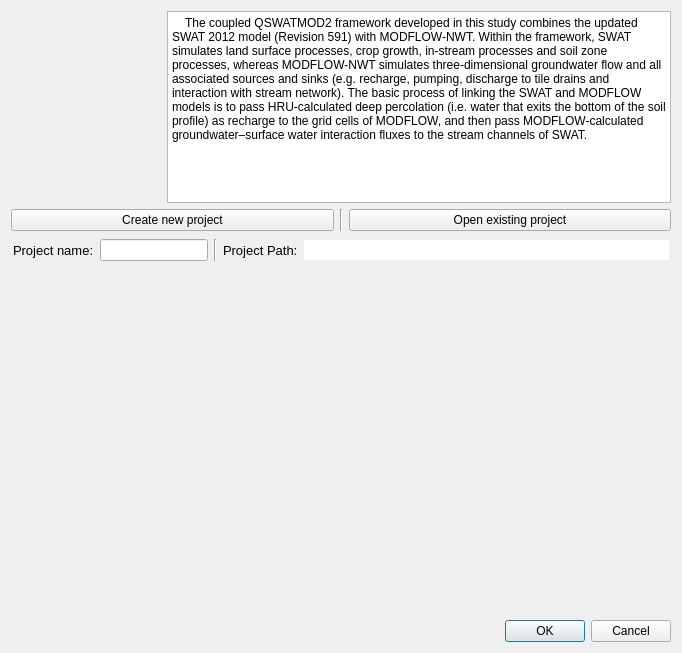
     <widget class="QWidget" name="General">
      <attribute name="title">
       <string>About</string>
      </attribute>
      <layout class="QVBoxLayout" name="verticalLayout_10">
       <item>
        <layout class="QHBoxLayout" name="horizontalLayout_6">
         <item>
          <widget class="QLabel" name="label_logo">
           <property name="maximumSize">
            <size>
             <width>150</width>
             <height>150</height>
            </size>
           </property>
           <property name="text">
            <string/>
           </property>
           <property name="pixmap">
            <pixmap resource="resources.qrc">:/QSWATMOD2/pics/sm_icon.png</pixmap>
           </property>
           <property name="scaledContents">
            <bool>true</bool>
           </property>
          </widget>
         </item>
         <item>
          <widget class="QTextBrowser" name="textBrowser">
           <property name="sizePolicy">
            <sizepolicy hsizetype="Minimum" vsizetype="Minimum">
             <horstretch>0</horstretch>
             <verstretch>0</verstretch>
            </sizepolicy>
           </property>
           <property name="html">
            <string>&lt;!DOCTYPE HTML PUBLIC &quot;-//W3C//DTD HTML 4.0//EN&quot; &quot;http://www.w3.org/TR/REC-html40/strict.dtd&quot;&gt;
&lt;html&gt;&lt;head&gt;&lt;meta name=&quot;qrichtext&quot; content=&quot;1&quot; /&gt;&lt;style type=&quot;text/css&quot;&gt;
p, li { white-space: pre-wrap; }
&lt;/style&gt;&lt;/head&gt;&lt;body style=&quot; font-family:'MS Shell Dlg 2'; font-size:8.25pt; font-weight:400; font-style:normal;&quot;&gt;
&lt;p style=&quot; margin-top:12px; margin-bottom:0px; margin-left:0px; margin-right:0px; -qt-block-indent:0; text-indent:0px;&quot;&gt;&lt;span style=&quot; font-family:'AdvTT6120e2aa,serif'; font-size:9pt;&quot;&gt;    The coupled QSWATMOD2 framework developed in this study combines the updated SWAT 2012 model (Revision 591) with MODFLOW-NWT. Within the framework, SWAT simulates land surface processes, crop growth, in-stream processes and soil zone processes, whereas MODFLOW-NWT simulates three-dimensional groundwater &lt;/span&gt;&lt;span style=&quot; font-size:9pt;&quot;&gt;fl&lt;/span&gt;&lt;span style=&quot; font-family:'AdvTT6120e2aa,serif'; font-size:9pt;&quot;&gt;ow and all associated sources and sinks (e.g. recharge, pumping, discharge to tile drains and interaction with stream network).&lt;/span&gt;&lt;span style=&quot; font-size:9pt;&quot;&gt; &lt;/span&gt;&lt;span style=&quot; font-family:'AdvTT6120e2aa,serif'; font-size:9pt;&quot;&gt;The basic process of linking the SWAT and MODFLOW models is to pass HRU-calculated deep percolation (i.e. water that exits the bottom of the soil pro&lt;/span&gt;&lt;span style=&quot; font-size:9pt;&quot;&gt;fi&lt;/span&gt;&lt;span style=&quot; font-family:'AdvTT6120e2aa,serif'; font-size:9pt;&quot;&gt;le) as recharge to the grid cells of MODFLOW, and then pass MODFLOW-calculated groundwater–surface water interaction fluxes to the stream channels of SWAT.&lt;/span&gt;&lt;/p&gt;&lt;/body&gt;&lt;/html&gt;</string>
           </property>
          </widget>
         </item>
        </layout>
       </item>
       <item>
        <layout class="QHBoxLayout" name="horizontalLayout_7">
         <item>
          <widget class="QPushButton" name="pushButton_newproject">
           <property name="text">
            <string>Create new project</string>
           </property>
          </widget>
         </item>
         <item>
          <widget class="Line" name="line_4">
           <property name="orientation">
            <enum>Qt::Vertical</enum>
           </property>
          </widget>
         </item>
         <item>
          <widget class="QPushButton" name="pushButton_existingproject">
           <property name="text">
            <string>Open existing project</string>
           </property>
          </widget>
         </item>
        </layout>
       </item>
       <item>
        <layout class="QHBoxLayout" name="horizontalLayout_9">
         <property name="leftMargin">
          <number>2</number>
         </property>
         <property name="topMargin">
          <number>2</number>
         </property>
         <property name="rightMargin">
          <number>2</number>
         </property>
         <property name="bottomMargin">
          <number>2</number>
         </property>
         <item>
          <widget class="QLabel" name="label_18">
           <property name="maximumSize">
            <size>
             <width>100</width>
             <height>16777215</height>
            </size>
           </property>
           <property name="font">
            <font>
             <pointsize>10</pointsize>
             <weight>50</weight>
             <bold>false</bold>
            </font>
           </property>
           <property name="text">
            <string>Project name:</string>
           </property>
          </widget>
         </item>
         <item>
          <widget class="QLineEdit" name="lineEdit_Project_Name">
           <property name="sizePolicy">
            <sizepolicy hsizetype="Preferred" vsizetype="Fixed">
             <horstretch>0</horstretch>
             <verstretch>0</verstretch>
            </sizepolicy>
           </property>
          </widget>
         </item>
         <item>
          <widget class="Line" name="line_7">
           <property name="orientation">
            <enum>Qt::Vertical</enum>
           </property>
          </widget>
         </item>
         <item>
          <widget class="QLabel" name="label_27">
           <property name="font">
            <font>
             <pointsize>10</pointsize>
            </font>
           </property>
           <property name="text">
            <string>Project Path:</string>
           </property>
          </widget>
         </item>
         <item>
          <widget class="QLineEdit" name="lineEdit_proj_path">
           <property name="autoFillBackground">
            <bool>false</bool>
           </property>
           <property name="frame">
            <bool>false</bool>
           </property>
           <property name="readOnly">
            <bool>true</bool>
           </property>
          </widget>
         </item>
        </layout>
       </item>
       <item>
        <spacer name="verticalSpacer_2">
         <property name="orientation">
          <enum>Qt::Vertical</enum>
         </property>
         <property name="sizeHint" stdset="0">
          <size>
           <width>20</width>
           <height>80</height>
          </size>
         </property>
        </spacer>
       </item>
       <item>
        <layout class="QHBoxLayout" name="horizontalLayout_8">
         <property name="topMargin">
          <number>5</number>
         </property>
         <item>
          <spacer name="horizontalSpacer_4">
           <property name="orientation">
            <enum>Qt::Horizontal</enum>
           </property>
           <property name="sizeHint" stdset="0">
            <size>
             <width>40</width>
             <height>20</height>
            </size>
           </property>
          </spacer>
         </item>
         <item>
          <widget class="QLabel" name="label_10">
           <property name="sizePolicy">
            <sizepolicy hsizetype="Preferred" vsizetype="Preferred">
             <horstretch>0</horstretch>
             <verstretch>0</verstretch>
            </sizepolicy>
           </property>
           <property name="minimumSize">
            <size>
             <width>580</width>
             <height>260</height>
            </size>
           </property>
           <property name="maximumSize">
            <size>
             <width>580</width>
             <height>260</height>
            </size>
           </property>
           <property name="text">
            <string/>
           </property>
           <property name="pixmap">
            <pixmap resource="resources.qrc">:/QSWATMOD2/pics/SMdiagram_2.png</pixmap>
           </property>
           <property name="scaledContents">
            <bool>true</bool>
           </property>
           <property name="alignment">
            <set>Qt::AlignCenter</set>
           </property>
          </widget>
         </item>
         <item>
          <spacer name="horizontalSpacer_5">
           <property name="orientation">
            <enum>Qt::Horizontal</enum>
           </property>
           <property name="sizeHint" stdset="0">
            <size>
             <width>40</width>
             <height>20</height>
            </size>
           </property>
          </spacer>
         </item>
        </layout>
       </item>
       <item>
        <widget class="QDialogButtonBox" name="button_box">
         <property name="sizePolicy">
          <sizepolicy hsizetype="Minimum" vsizetype="Fixed">
           <horstretch>0</horstretch>
           <verstretch>0</verstretch>
          </sizepolicy>
         </property>
         <property name="orientation">
          <enum>Qt::Horizontal</enum>
         </property>
         <property name="standardButtons">
          <set>QDialogButtonBox::Cancel|QDialogButtonBox::Ok</set>
         </property>
        </widget>
       </item>
      </layout>
     </widget>
